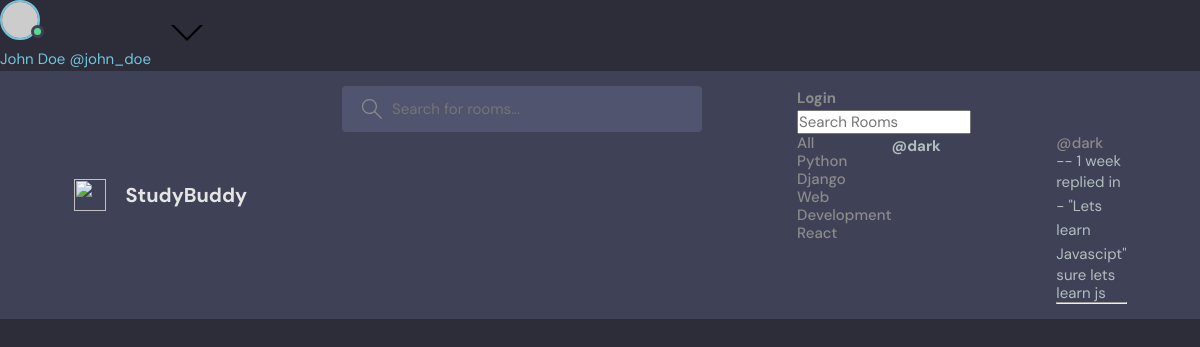
The page /profile/3 on the database its author committed.
### hotel/models.py (models this page shows, shortened)
class Topic(models.Model):
    name = models.CharField(max_length=200)

class Message(models.Model):
    user = models.ForeignKey(User, on_delete=models.CASCADE)
    room = models.ForeignKey(Room, on_delete=models.CASCADE)
    body = models.TextField()
    updated = models.DateTimeField(auto_now = True)
    created = models.DateTimeField(auto_now_add = True)
    class Meta:
        ordering = ['-updated','-created']

class Room(models.Model):
    host = models.ForeignKey(User,on_delete=models.SET_NULL,null=True)
    topic = models.ForeignKey(Topic,on_delete=models.SET_NULL,null=True)
    name = models.CharField(max_length=200)
    description = models.TextField(null=True, blank=True)
    participants = models.ManyToManyField(User, related_name='participants',blank=True)
    updated = models.DateTimeField(auto_now = True)
    created = models.DateTimeField(auto_now_add = True)
    class Meta:
        ordering = ['-updated','-created']
    def __str__(self):
        return self.name

### hotel/views.py (the view)
# urls.py: path('profile/<str:pk>',views.profileview,name='profile'),
def profileview(request,pk):
    roommsg= Message.objects.all().filter(user_id =pk)
    room = Room.objects.all().filter(host_id=pk)
    user = roommsg.first()
    topics= Topic.objects.all().filter()
    context ={'roommsg' : roommsg,'room' : room ,'user':user,'topics' : topics}
    return render(request,'hotel/profile.html',context)

### hotel/templates/hotel/profile.html (shortened to what this page needs)
{% extends 'main.html' %}
{% block content %}
<div class="profile_con">
<div>
    {% include "hotel/browse.html" %}
</div>
<div>
    <h1>@{{ user.user }}</h1>
</div>
<div>
    {% include "hotel/recent.html" %}
</div>
{% endblock content %}

### hotel/templates/hotel/browse.html
<p>
    <a href="{% url 'home' %}">All</a>
</p>
{% for topic in topics%}
<p>
    <a href="{% url 'home' %}?q={{ topic.name }}">{{ topic.name }}</a>
</p>
{% endfor%}

### hotel/templates/hotel/recent.html (shortened to what this page needs)
<div>
    {%for msg in roommsg %}
    <small><p><a href="{% url 'profile' msg.user.id %}">@{{ msg.user }}</a> -- {{msg.created|timesince}} </p></small>
    <small>
        <div>
            replied in - "{{ msg.room }}"
            <div>
            <p>    {{  msg.body }}</p>
            </div>
        </div>
    </small>
    <hr>
    {% endfor %}

### static/styles/style.css (style rules this page uses)
:root { --color-main: #71c6dd; --color-main-light: #e1f6fb; --color-dark: #3f4156; --color-dark-medium: #51546e; --color-dark-light: #696d97; --color-light: #e5e5e5; --color-gray: #8b8b8b; --color-light-gray: #b2bdbd; --color-bg: #2d2d39; --color-success: #5dd693; --color-error: #fc4b0b; }
* { font-family: "DM Sans", -apple-system, BlinkMacSystemFont, "Segoe UI", Roboto, Oxygen, Ubuntu, Cantarell, "Open Sans", "Helvetica Neue", sans-serif; margin: 0; padding: 0; box-sizing: border-box; text-rendering: optimizeLegibility; font-size: inherit; }
html { font-size: 56.25%; }
@media only screen and (min-width: 1200px) { html { font-size: 62.5%; } }
body { line-height: 1.6; font-weight: 400; font-size: 1.5rem; color: var(--color-light-gray); background-color: var(--color-bg); min-height: 100vh; }
a { display: inline-block; color: var(--color-main); text-decoration: none; }
.header__menu a { display: flex; gap: 1.5rem; align-items: center; font-weight: 500; text-decoration: none; color: var(--color-gray); }
.header__menu p { line-height: 1.2; }

### hotel/templates/hotel/profile.html (style rules this page uses)
.profile_con { display:grid; grid-template-columns: 1fr 3fr 1fr; }

### rows shown on the page
Topic: name "Python"
Topic: name "Django"
Topic: name "Web Development"
Topic: name "React"
Message: user "dark", created "1 week", room "Lets learn Javascipt", body "sure lets learn js"
